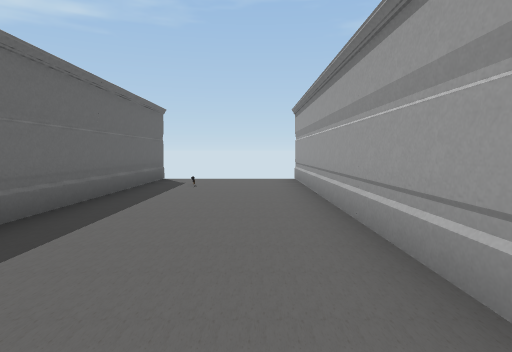
view 1 (above)

16 first-person views from a walk through a 3-D level made in the Unity game engine. The camera is 1.5 m above the floor, tilts 4° down and sees 75° across. The floor is counted in squares, 2 m on a side. Each view is taken from the middle of a square. On the plan, view 1 faces up. The plan holds only what a view shows up to about 11 squares ahead; the rest is blank. The place goes on beyond the plan. The player character is not drawn. Some animated figures are not drawn. Some surface patterns are stand-ins.

view 2
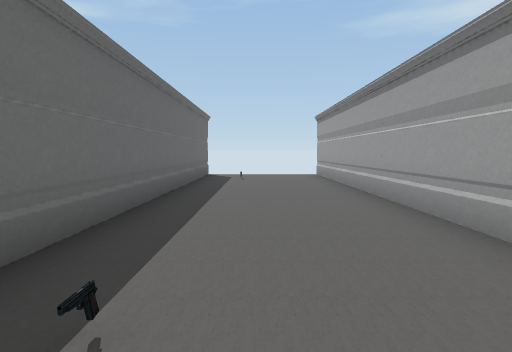

view 3
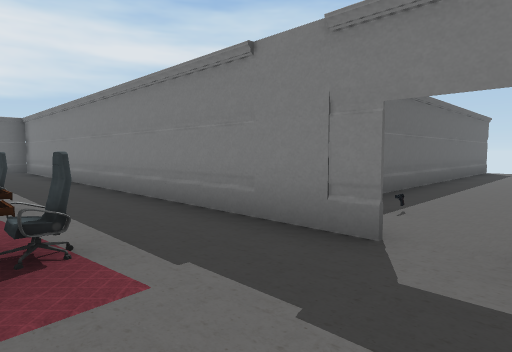

view 4
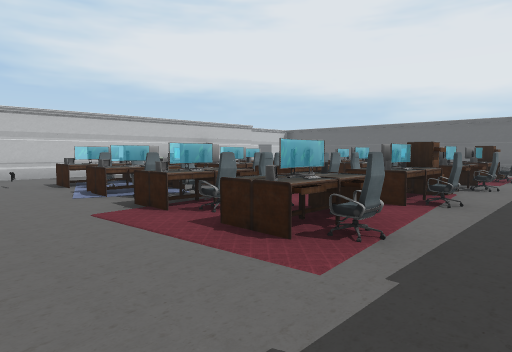

view 5
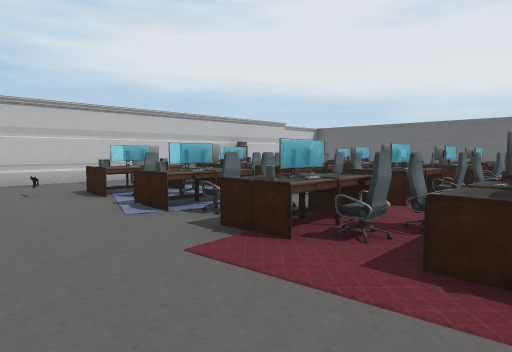

view 6
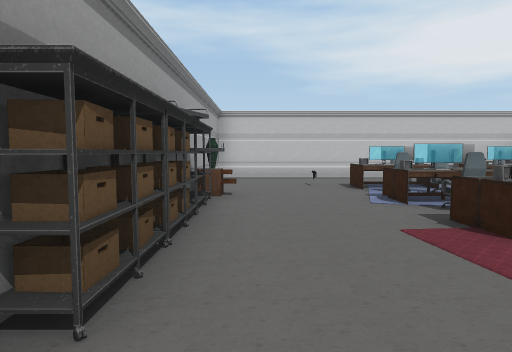

view 7
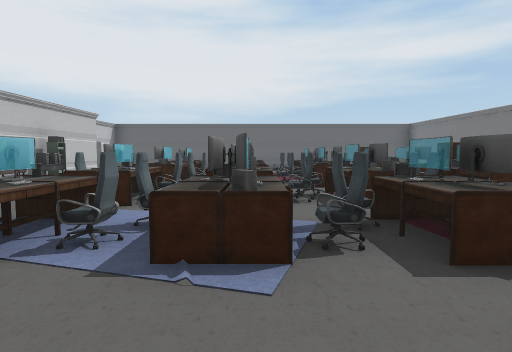

view 8
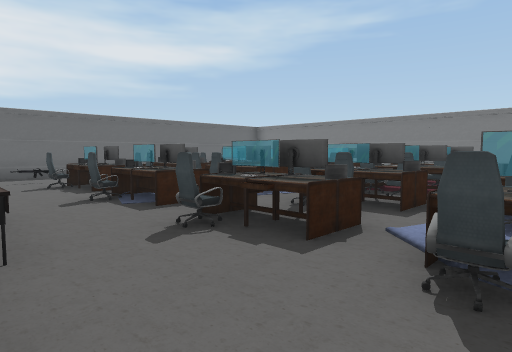

view 9
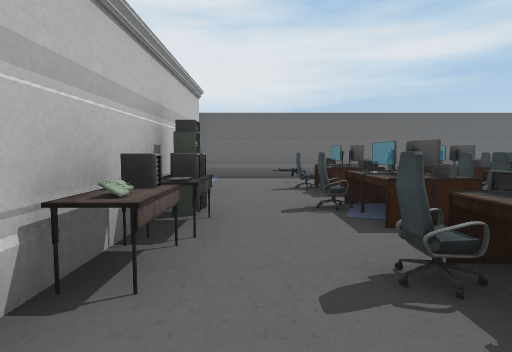

view 10
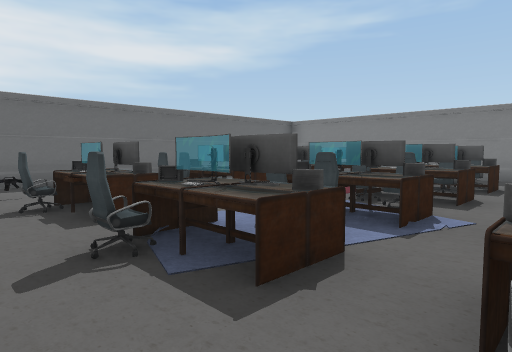

view 11
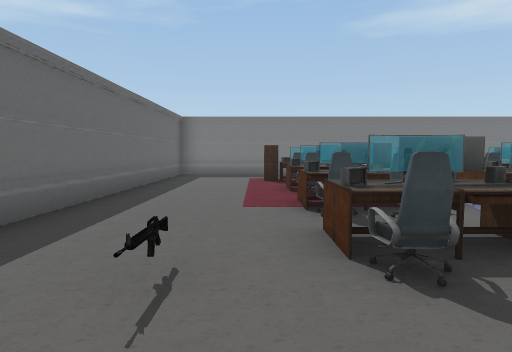

view 12
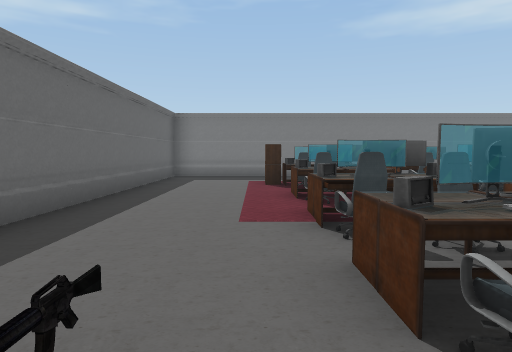

view 13
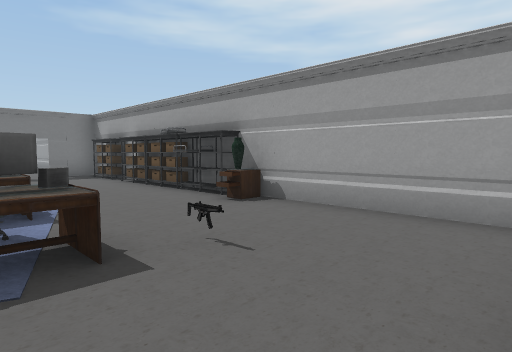

view 14
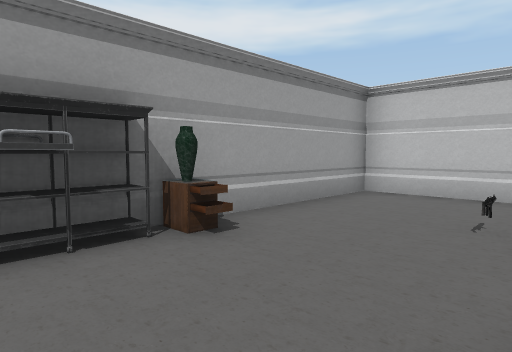

view 15
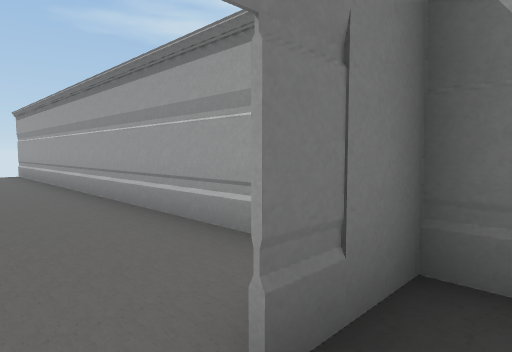

view 16
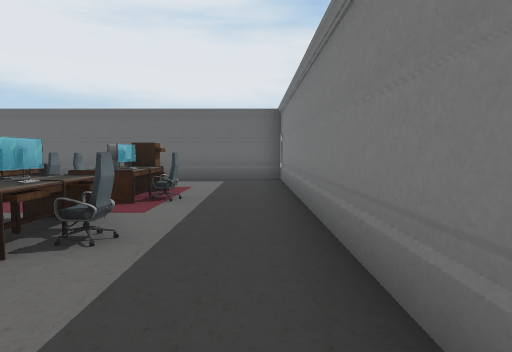

### Floor plan
Points are (right, up) in squares from view 1. A wall is a line through its corners. A room is listed if a view was taken in it or the views show most of it. See-through windows are left out.
Room 1 (view 1)
walls: (-2.7, 9.7) (-2.7, 0.1); (1.1, -1.9) (1.1, 9.7)
ways out: opening at (-1, -2) to room 2
Room 2 (views 2, 3, 4, 5, 6, 7, 8, 9, 10, 11, 12, 13, 14, 15, 16)
walls: (-5.2, -14.2) (1.1, -14.2) (1.1, -10.6); (-1.1, -2.3) (-14.6, -2.3) (-14.6, -14.8); (1.1, -5.4) (1.1, -1.9); (-10.9, -14.2) (-9, -14.2); (1.2, -2.3) (-0.3, -2.3)
ways out: opening at (-1, -2) to room 1
objects: rifle (-13, -12); chair (-11, -12); other object (-11, -11) to (-10, -11); chair (-11, -10); other object (-11, -9) to (-10, -9); chair (-11, -8); other object (-11, -7) to (-10, -7); chair (-11, -6); drawers (-11, -5); chair (-10, -10); other object (-10, -8); chair (-10, -6); other object (-10, -5); chair (-10, -4); other object (-9, -14); chair (-9, -12) to (-8, -12); other object (-8, -14); carpet (-8, -11); chair (-8, -10); carpet (-8, -9); chair (-8, -8); chair (-8, -7); chair (-8, -6); chair (-8, -5); table (-7, -14); computer (-7, -13); other object (-7, -5); computer (-6, -14); chair (-6, -12); other object (-6, -11) to (-5, -11); chair (-6, -10); other object (-6, -9) to (-5, -9); chair (-6, -8); other object (-6, -7) to (-5, -7); chair (-6, -6); drawers (-6, -5); table (-5, -14); chair (-5, -10); chair (-5, -8); chair (-5, -6); chair (-5, -5); chair (-3, -12); carpet (-3, -11); chair (-3, -10); carpet (-3, -9); chair (-3, -8); other object (-3, -7); chair (-3, -6); other object (-3, -5); chair (-3, -4); other object (-1, -12); vase (0, -10); drawers (1, -10); other object (1, -9); other object (1, -8); other object (1, -7); other object (1, -6); other object (1, -4)

Positions as (right, up) in squares from view 1, and headings:
1: (0, 0), facing up
2: (-1, -2), facing up
3: (0, -5), facing up-left
4: (0, -3), facing down-left
5: (0, -5), facing down-left
6: (0, -4), facing down
7: (0, -9), facing left
8: (-3, -14), facing up-left
9: (-4, -13), facing left
10: (-6, -13), facing up-left
11: (-12, -14), facing up
12: (-12, -13), facing up
13: (-3, -14), facing up-right
14: (-2, -8), facing down-right
15: (-1, -3), facing up-right
16: (-5, -3), facing left
